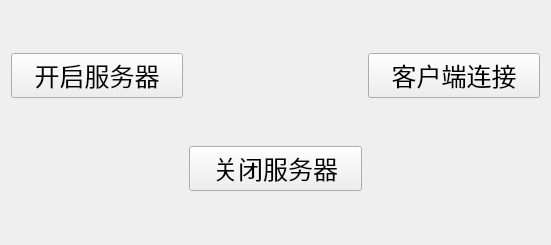
<?xml version="1.0" encoding="UTF-8"?>
<ui version="4.0">
 <class>Widget</class>
 <widget class="QWidget" name="Widget">
  <property name="geometry">
   <rect>
    <x>0</x>
    <y>0</y>
    <width>551</width>
    <height>245</height>
   </rect>
  </property>
  <property name="windowTitle">
   <string>Widget</string>
  </property>
  <property name="styleSheet">
   <string notr="true">font-size: 25px</string>
  </property>
  <layout class="QGridLayout" name="gridLayout">
   <item row="0" column="0">
    <widget class="QPushButton" name="openServer">
     <property name="text">
      <string>开启服务器</string>
     </property>
    </widget>
   </item>
   <item row="0" column="2">
    <widget class="QPushButton" name="clientConnect">
     <property name="text">
      <string>客户端连接</string>
     </property>
    </widget>
   </item>
   <item row="1" column="1">
    <widget class="QPushButton" name="closeServer">
     <property name="text">
      <string>关闭服务器</string>
     </property>
    </widget>
   </item>
  </layout>
 </widget>
 <resources/>
 <connections/>
</ui>
